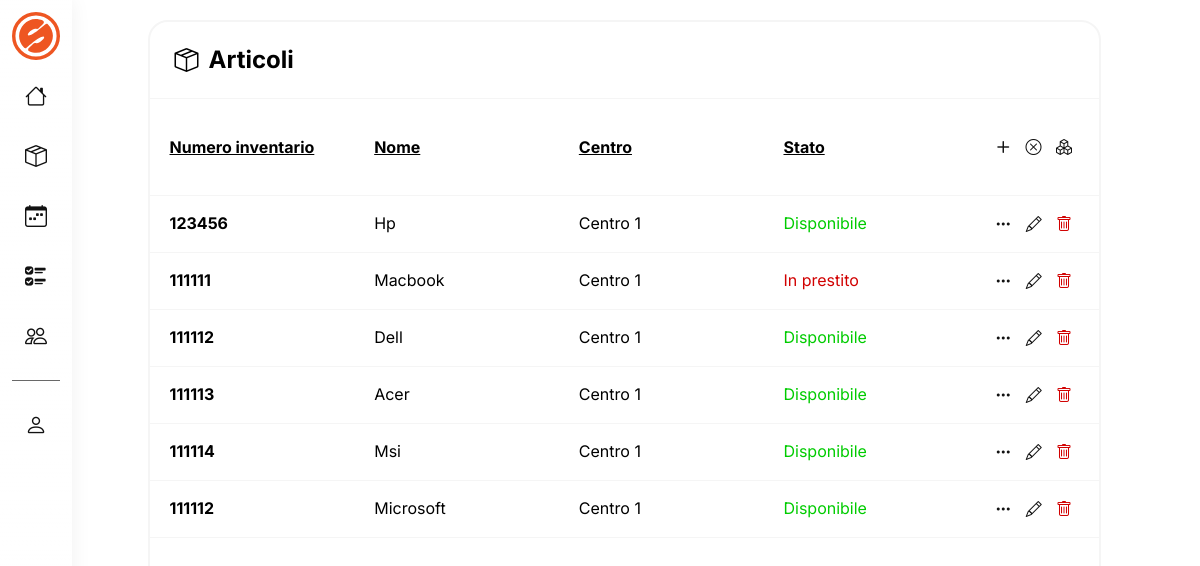
The page /php/articoli-backend.php (signed in) on the database as committed earlier.
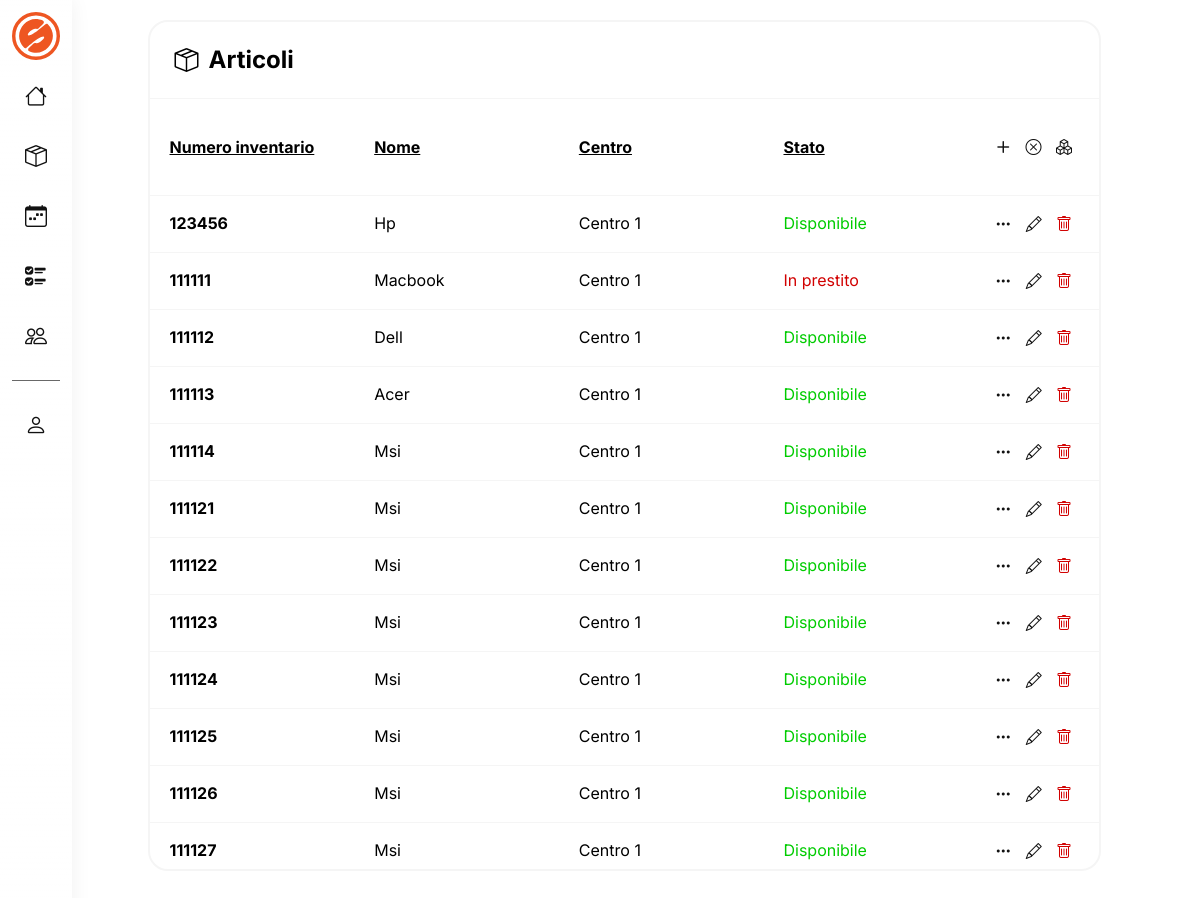
The same page on the database as committed later.
### tables this page shows
CREATE TABLE `articoli` (
  `id_articolo` int(11) NOT NULL,
  `numero_inventario` varchar(11) NOT NULL,
  `stato` set('disponibile','guasto','in prestito','prenotato') NOT NULL,
  `fk_categoria` int(11) NOT NULL,
  `fk_centro` int(11) NOT NULL,
  `nome` varchar(30) NOT NULL,
  `colore` varchar(20) NOT NULL,
  `img` varchar(100) NOT NULL,
  `descrizione` varchar(300) NOT NULL
);

CREATE TABLE `centri` (
  `id_centro` int(11) NOT NULL,
  `nome` varchar(20) NOT NULL,
  `via` varchar(30) NOT NULL,
  `fk_città` int(11) NOT NULL
);

### php/articoli-backend.php (the view, shortened to what the changed rows need)
<html>
    <head>
        <link rel="stylesheet" type="text/css" href="../css/backend.css">
        <link rel="stylesheet" type="text/css" href="../css/general.css">
        <link rel="stylesheet" type="text/css" href="../css/articoli-backend.css">
    </head>
    <body>
        <section>
            <div class="col-art-back">
                <div class="row-art-back">
                    <div class="box">
                        <div class="box-title art">
                                <h1>Articoli</h1>
                        </div>
                        <div class="scrollable-section">
                            <?php
                            require_once('./db.php');
                            $table = "articoli";
                            $sql = "SELECT * FROM " . $table;
                            $result = $conn->query($sql);
                            if ($result->num_rows > 0) {
                                while($row = $result->fetch_assoc()) {
                                    $numero_inventario = $row["numero_inventario"];
                                    $nome = $row["nome"];
                                    $stato = $row["stato"];
                                    $centroid = $row["fk_centro"];
                                    $sql_centro = "SELECT * FROM centri WHERE id_centro = $centroid";
                                    $result_centro = $conn->query($sql_centro);
                                    if ($result_centro->num_rows > 0) {
                                        while($row_centro = $result_centro->fetch_assoc()) {
                                            $centro = $row_centro["nome"];
                                        }
                                    } else {
                                        $centro = "No center found";
                                    }
                                    echo '<div class="box-data">
                                            <div class="articolo">
                                                <p><strong>'.$numero_inventario.'</strong></p>
                                                <p>'.ucfirst($nome).'</p>
                                                <p>'.ucfirst($centro).'</p>';
                                                if($stato == "disponibile"){
                                                    echo '<p class="disponibile">'.ucfirst($stato).'</p>';
                                                }else if($stato == "in prestito"){
                                                    echo '<p class="in-prestito">'.ucfirst($stato).'</p>';
                                                }else if($stato == "guasto"){
                                                    echo '<p class="guasto">'.ucfirst($stato).'</p>';
                                                }
                                echo '</div>';
                                    if ($table !== 'articoli_eliminati') {
                                        echo '<div class="btns">
                                                <a href="#" class="open-popup-info" data-id="'.$numero_inventario.'">
                                                    <i class="bi bi-three-dots"></i>
                                                </a>
                                                <a href="#" class="open-popup-mod" data-id="'.$numero_inventario.'">
                                                    <i class="bi bi-pencil"></i>
                                                </a>
                                                <a href="#" class="open-popup-delete" data-id="'.$numero_inventario.'">
                                                    <i class="bi bi-trash trash"></i>
                                                </a>
                                            </div>
                                        </div>';
                                    }
                                    echo'<div class="line"></div>';
                                }
                            } else {
                                echo "<div class='no-data'><strong><p>Nessun articolo trovato</p></strong></div>";
                            }
                            ?>
                        </div>
                    </div>
                </div>
            </div>
        </section>
    </body>
</html>

Rows that differ between the two databases and show on the page:
removed articoli: numero_inventario "111112", nome "Microsoft", fk_centro.nome "Centro 1", stato "Disponibile"
added articoli: numero_inventario "111121", nome "Msi", fk_centro.nome "Centro 1", stato "Disponibile"
added articoli: numero_inventario "111122", nome "Msi", fk_centro.nome "Centro 1", stato "Disponibile"
added articoli: numero_inventario "111123", nome "Msi", fk_centro.nome "Centro 1", stato "Disponibile"
added articoli: numero_inventario "111124", nome "Msi", fk_centro.nome "Centro 1", stato "Disponibile"
added articoli: numero_inventario "111125", nome "Msi", fk_centro.nome "Centro 1", stato "Disponibile"
added articoli: numero_inventario "111126", nome "Msi", fk_centro.nome "Centro 1", stato "Disponibile"
added articoli: numero_inventario "111127", nome "Msi", fk_centro.nome "Centro 1", stato "Disponibile"
